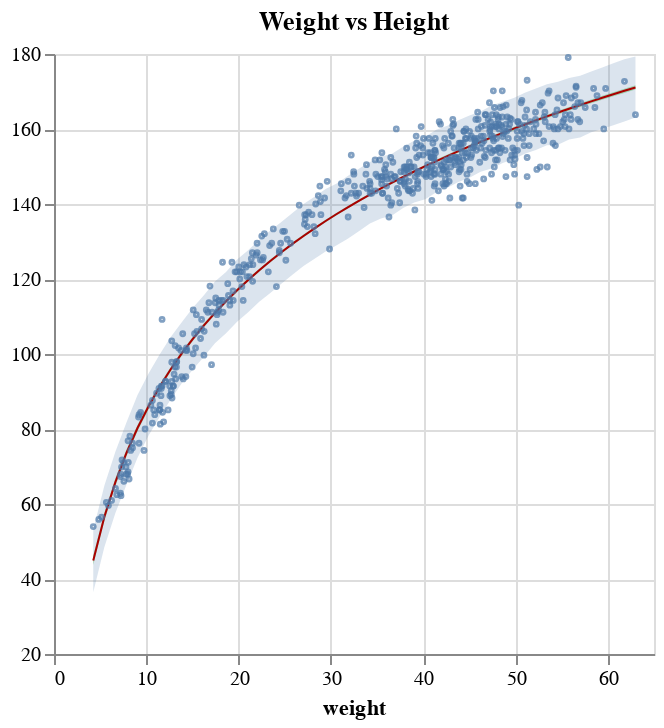

The notebook cell saved with this chart:
### Code cell
compatibility_band = (
    alt.Chart(df)
    .encode(alt.X("weight"))
    .mark_area(opacity=0.3, color="#00AA00")
    .encode(alt.Y("mu_high", axis=alt.Axis(title=None)), alt.Y2("mu_low"))
)

prediction_band = (
    alt.Chart(df)
    .encode(alt.X("weight"))
    .mark_area(opacity=0.2)
    .encode(alt.Y("h_high"), alt.Y2("h_low"))
)

map_line = (
    alt.Chart(df)
    .mark_line(color="#AA0000", strokeWidth=1)
    .encode(x="weight", y="h_map")
)

# alt.layer(compatibility_band, prediction_band, data_chart)
compatibility_band + prediction_band + map_line + data_chart

### Figure 1 — Vega-Lite specification as saved in the notebook (floating-point values rounded to 4 significant figures; data arrays with more than 128 entries replaced by an {"elided": "..."} marker saying what was removed)
{"$schema": "https://vega.github.io/schema/vega-lite/v5.20.1.json", "config": {"view": {"continuousHeight": 300, "continuousWidth": 300}}, "data": {"name": "data-2ed7581c9d008a967fe0fe1aefb54d38"}, "datasets": {"data-2128eddcec3fa8876c3c9e240aef9458": {"elided": "544 records"}, "data-2ed7581c9d008a967fe0fe1aefb54d38": [{"h_high": 53.05, "h_low": 36.44, "h_map": 44.91, "mu_high": 46.31, "mu_low": 43.7, "weight": 4.252}, {"h_high": 64.85, "h_low": 48.46, "h_map": 56.54, "mu_high": 57.69, "mu_low": 55.39, "weight": 5.451}, {"h_high": 73.91, "h_low": 57.63, "h_map": 65.84, "mu_high": 66.88, "mu_low": 64.82, "weight": 6.65}, {"h_high": 81.74, "h_low": 65.15, "h_map": 73.6, "mu_high": 74.55, "mu_low": 72.69, "weight": 7.849}, {"h_high": 89.03, "h_low": 72.35, "h_map": 80.25, "mu_high": 81.09, "mu_low": 79.4, "weight": 9.048}, {"h_high": 94.83, "h_low": 78.29, "h_map": 86.08, "mu_high": 86.83, "mu_low": 85.28, "weight": 10.25}, {"h_high": 99.83, "h_low": 83.19, "h_map": 91.26, "mu_high": 91.93, "mu_low": 90.51, "weight": 11.45}, {"h_high": 104.5, "h_low": 87.88, "h_map": 95.92, "mu_high": 96.56, "mu_low": 95.25, "weight": 12.64}, {"h_high": 108.5, "h_low": 92.17, "h_map": 100.2, "mu_high": 100.8, "mu_low": 99.54, "weight": 13.84}, {"h_high": 112.4, "h_low": 95.87, "h_map": 104.0, "mu_high": 104.6, "mu_low": 103.5, "weight": 15.04}, {"h_high": 115.7, "h_low": 99.26, "h_map": 107.6, "mu_high": 108.2, "mu_low": 107.1, "weight": 16.24}, {"h_high": 119.3, "h_low": 102.9, "h_map": 111.0, "mu_high": 111.5, "mu_low": 110.5, "weight": 17.44}, {"h_high": 121.9, "h_low": 105.5, "h_map": 114.1, "mu_high": 114.5, "mu_low": 113.6, "weight": 18.64}, {"h_high": 125.2, "h_low": 108.6, "h_map": 117.0, "mu_high": 117.4, "mu_low": 116.6, "weight": 19.84}, {"h_high": 127.7, "h_low": 111.1, "h_map": 119.7, "mu_high": 120.2, "mu_low": 119.3, "weight": 21.04}, {"h_high": 130.4, "h_low": 113.9, "h_map": 122.3, "mu_high": 122.7, "mu_low": 121.9, "weight": 22.23}, {"h_high": 132.9, "h_low": 116.2, "h_map": 124.8, "mu_high": 125.2, "mu_low": 124.4, "weight": 23.43}, {"h_high": 135.2, "h_low": 118.8, "h_map": 127.1, "mu_high": 127.5, "mu_low": 126.8, "weight": 24.63}, {"h_high": 137.6, "h_low": 121.1, "h_map": 129.4, "mu_high": 129.7, "mu_low": 129.0, "weight": 25.83}, {"h_high": 140.0, "h_low": 123.5, "h_map": 131.5, "mu_high": 131.8, "mu_low": 131.1, "weight": 27.03}, {"h_high": 142.0, "h_low": 125.4, "h_map": 133.5, "mu_high": 133.9, "mu_low": 133.2, "weight": 28.23}, {"h_high": 144.0, "h_low": 127.3, "h_map": 135.5, "mu_high": 135.8, "mu_low": 135.1, "weight": 29.43}, {"h_high": 145.4, "h_low": 129.0, "h_map": 137.3, "mu_high": 137.7, "mu_low": 137.0, "weight": 30.63}, {"h_high": 147.5, "h_low": 130.7, "h_map": 139.1, "mu_high": 139.5, "mu_low": 138.8, "weight": 31.82}, {"h_high": 149.4, "h_low": 132.8, "h_map": 140.9, "mu_high": 141.2, "mu_low": 140.5, "weight": 33.02}, {"h_high": 151.2, "h_low": 134.8, "h_map": 142.5, "mu_high": 142.9, "mu_low": 142.2, "weight": 34.22}, {"h_high": 152.6, "h_low": 136.1, "h_map": 144.1, "mu_high": 144.5, "mu_low": 143.8, "weight": 35.42}, {"h_high": 153.4, "h_low": 137.0, "h_map": 145.7, "mu_high": 146.1, "mu_low": 145.3, "weight": 36.62}, {"h_high": 155.3, "h_low": 138.9, "h_map": 147.2, "mu_high": 147.5, "mu_low": 146.8, "weight": 37.82}, {"h_high": 156.9, "h_low": 140.4, "h_map": 148.7, "mu_high": 149.0, "mu_low": 148.3, "weight": 39.02}, {"h_high": 157.9, "h_low": 141.3, "h_map": 150.1, "mu_high": 150.5, "mu_low": 149.7, "weight": 40.22}, {"h_high": 159.8, "h_low": 143.1, "h_map": 151.5, "mu_high": 151.8, "mu_low": 151.1, "weight": 41.41}, {"h_high": 160.9, "h_low": 144.4, "h_map": 152.8, "mu_high": 153.2, "mu_low": 152.4, "weight": 42.61}, {"h_high": 162.3, "h_low": 145.9, "h_map": 154.1, "mu_high": 154.5, "mu_low": 153.7, "weight": 43.81}, {"h_high": 163.6, "h_low": 147.0, "h_map": 155.4, "mu_high": 155.7, "mu_low": 154.9, "weight": 45.01}, {"h_high": 164.7, "h_low": 148.6, "h_map": 156.6, "mu_high": 157.0, "mu_low": 156.1, "weight": 46.21}, {"h_high": 166.3, "h_low": 149.5, "h_map": 157.8, "mu_high": 158.2, "mu_low": 157.3, "weight": 47.41}, {"h_high": 167.3, "h_low": 150.9, "h_map": 158.9, "mu_high": 159.4, "mu_low": 158.5, "weight": 48.61}, {"h_high": 168.3, "h_low": 151.9, "h_map": 160.1, "mu_high": 160.5, "mu_low": 159.6, "weight": 49.81}, {"h_high": 169.7, "h_low": 153.4, "h_map": 161.2, "mu_high": 161.6, "mu_low": 160.7, "weight": 51.0}, {"h_high": 170.8, "h_low": 154.4, "h_map": 162.3, "mu_high": 162.7, "mu_low": 161.8, "weight": 52.2}, {"h_high": 171.9, "h_low": 155.7, "h_map": 163.4, "mu_high": 163.8, "mu_low": 162.9, "weight": 53.4}, {"h_high": 172.6, "h_low": 155.8, "h_map": 164.4, "mu_high": 164.9, "mu_low": 163.9, "weight": 54.6}, {"h_high": 173.6, "h_low": 157.2, "h_map": 165.4, "mu_high": 165.9, "mu_low": 164.9, "weight": 55.8}, {"h_high": 174.2, "h_low": 157.7, "h_map": 166.4, "mu_high": 166.9, "mu_low": 165.9, "weight": 57.0}, {"h_high": 175.3, "h_low": 159.1, "h_map": 167.4, "mu_high": 167.9, "mu_low": 166.9, "weight": 58.2}, {"h_high": 176.4, "h_low": 160.0, "h_map": 168.3, "mu_high": 168.9, "mu_low": 167.8, "weight": 59.4}, {"h_high": 177.6, "h_low": 161.0, "h_map": 169.3, "mu_high": 169.8, "mu_low": 168.7, "weight": 60.6}, {"h_high": 178.6, "h_low": 162.0, "h_map": 170.2, "mu_high": 170.7, "mu_low": 169.6, "weight": 61.79}, {"h_high": 179.4, "h_low": 163.0, "h_map": 171.1, "mu_high": 171.6, "mu_low": 170.5, "weight": 62.99}]}, "layer": [{"encoding": {"x": {"field": "weight", "type": "quantitative"}, "y": {"axis": {"title": null}, "field": "mu_high", "type": "quantitative"}, "y2": {"field": "mu_low"}}, "mark": {"color": "#00AA00", "opacity": 0.3, "type": "area"}}, {"encoding": {"x": {"field": "weight", "type": "quantitative"}, "y": {"field": "h_high", "type": "quantitative"}, "y2": {"field": "h_low"}}, "mark": {"opacity": 0.2, "type": "area"}}, {"encoding": {"x": {"field": "weight", "type": "quantitative"}, "y": {"field": "h_map", "type": "quantitative"}}, "mark": {"color": "#AA0000", "strokeWidth": 1, "type": "line"}}, {"data": {"name": "data-2128eddcec3fa8876c3c9e240aef9458"}, "encoding": {"x": {"field": "weight", "scale": {"zero": false}, "type": "quantitative"}, "y": {"field": "height", "scale": {"zero": false}, "type": "quantitative"}}, "mark": {"size": 2, "type": "point"}, "title": "Weight vs Height"}]}
